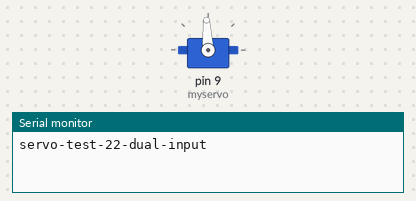
Recording of a sketch running on a simulated Arduino Uno, built with avr-gcc and run on an emulated ATmega328P. Shown: servo, the last lines printed to the serial monitor.

Above: at 0.05 s.
At 2.0 s:
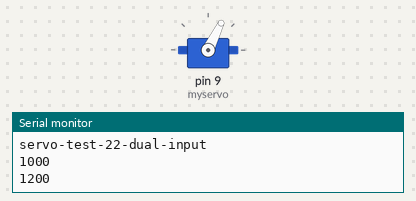
At 3.5 s:
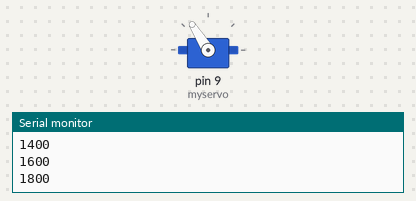
At 5.0 s:
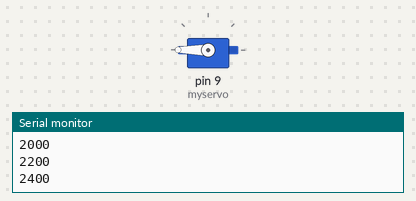
Timing chart, 0 to 6.5 s (numbered marks = the images above):
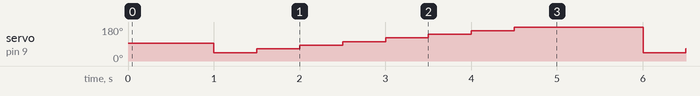

The sketch:

Brush_less_arduino.ino
```cpp
#include <Servo.h>

Servo myservo;
int speed1;
void setup() {
  // put your setup code here, to run once:
  Serial.begin(9600);
  myservo.writeMicroseconds(1500); //set initial servo position if desired
  myservo.attach(9);  //the pin for the servo control
  Serial.println("servo-test-22-dual-input");
}

void loop() {
  delay(1000);
for(int i =1000;i<2600;i+=200){
    myservo.write(i);
    Serial.println(i);
    delay(500);
  }
}
```

Measured:
- by itself, servo on pin 9 (myservo): repeats every 5.0 s: 64° 0.50 s, 83° 0.50 s, 102° 0.50 s, 122° 0.50 s, 141° 0.50 s, 161° 0.50 s, 180° 1.5 s, 44° 0.50 s
